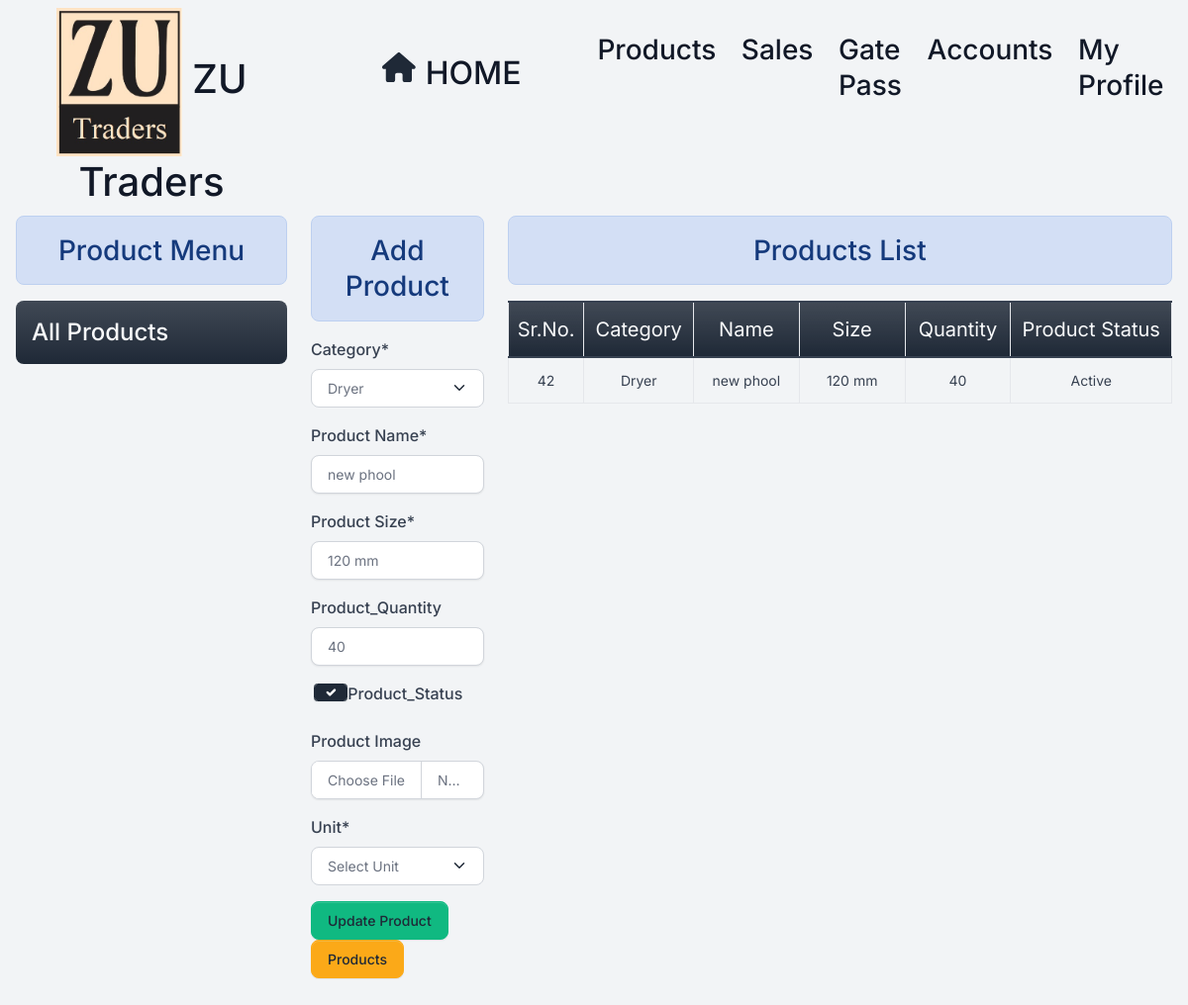
Page /product/42 (signed in) on the committed database.
### home/models.py (models this page shows, shortened)
class Product(models.Model):
    ACTIVE = 'Atcive'
    INACTIVE = 'Inactive'
    STATUS_TYPE_CHOICES = [
        (ACTIVE , 'Active'),
        (INACTIVE ,'Inactive'),
    ]
    category=models.ForeignKey(Category,on_delete=models.RESTRICT)
    productname=models.CharField(max_length=255,unique=True)
    product_size=models.CharField(max_length=255)
    product_quantity=models.CharField(max_length=255,null=True,blank=True )
    unit=models.CharField(max_length=255,default="Nos")
    product_status=models.BooleanField(default=True)
    is_deleted = models.BooleanField(default=False)
    pro_img=models.ImageField(upload_to="uploaded/products/",null=True)
    product_slug=AutoSlugField(populate_from="productname",unique=True,null=True,default=None)

class Category(models.Model):
    name = models.CharField(max_length=100)
    is_deleted=models.BooleanField(default=False)
    def __str__(self):
        return self.name

### home/views/product.py (the view)
# urls.py: path('product/<int:id>', product.edit_product , name="editproduct"),
@login_required
@permission_required('home.change_sales_product', login_url='/login/')
def edit_product(request,id):
  data={}
  if request.method == 'POST':
    mydata=Product.objects.get(id=id)
    categoryID=mydata.category.id
    form = ProductForm(request.POST,request.FILES,instance=mydata)
    if form.is_valid():
      form.save()
      messages.success(request,"Product Updated successfully !!")
      return redirect('addproduct1',categoryID)
  else:
    mydata=Product.objects.get(id=id)
    form = ProductForm(instance=mydata)
  data={'form': form, 'mydata':mydata,'update':True,}
  return render(request, 'stock/add_Product.html', data)

### home/models.py (called while the page is built)
    def __str__(self):
        return self.name

### templates/stock/add_product.html (shortened to what this page needs)
{% extends 'base.html' %}
{% load crispy_forms_tags %}
{% block content %}
<div class="container-fluid mb-5 ">
  <div class="row">
    {% include 'stock/product_menu.html' %}
    <div class="col-2 ">
      <h3 class="text-center alert alert-info">Add Product</h3>
      <form method="post" enctype="multipart/form-data">
        {{form|crispy}}
        <input type="submit" class="btn btn-success" {% if update %} value="Update Product" {% else %}
          value="Add Product" {%endif %}>
        <a href="/product/" class="btn btn-warning">Products</a>
      </form>
    </div>
    <div class="col-7 text-center">
      <h3 class="text-center alert alert-info">Products List</h3>
      {% if mydata %}
      <table class="table table-stripped table-bordered" id="petrol-table">
        <colgroup>
          <col width="5%">
          <col width="15%">
          <col width="15%">
          <col width="15%">
          <col width="15%">
          <col width="15%">
        </colgroup>
        <thead>
          <tr class="bg-primary bg-gradient text-light text-center">
            <td class="text-center fs-5">Sr.No.</td>
            <td class="text-center fs-5">Category</td>
            <td class="text-center fs-5">Name</td>
            <td class="text-center fs-5">Size</td>
            <td class="text-center fs-5">Quantity</td>
            <td class="text-center fs-5">Product Status</td>
          </tr>
        </thead>
        <tbody>
          {% if update %}
          <tr>
            <td class="text-center">{{mydata.id}}</td>
            <td class="text-center">{{mydata.category}}</td>
            <td class="text-center">{{mydata.productname}}</td>
            <td class="text-center">{{mydata.product_size}}</td>
            <td class="text-center">{{mydata.product_quantity}}</td>
            <td class="text-center">{% if mydata.product_status %} Active {% else %} Inactive {% endif %} </td>
          </tr>
          {% endif %}
        </tbody>
      </table>
      {% else %}
      <h4 class="text-center alert alert-warning">No Record Found</h4>
      {% endif %}
    </div>
  </div>
</div>
{% endblock content %}

### static/assets/default/css/style.css (style rules this page uses)
html, body { height: 100%; width: 100%; max-height: 100%; overflow: auto; display: flex; flex-direction: column; }

### rows in the picture
Product: category "Dryer", productname "new phool", product_size "120 mm", product_quantity "40", product_status "☑", unit "Select Unit", id "42"
